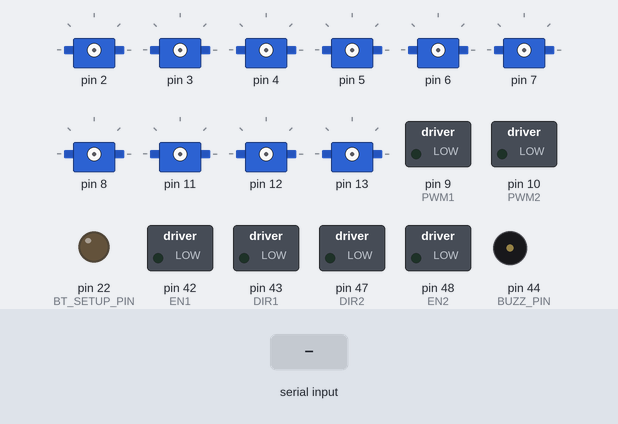
A sketch run on a simulated Arduino Mega 2560, built for the host (arithmetic inside an expression is 32-bit, double 64-bit). On the bench: 10 × servo, switched loads named in the sketch (green lamp = pin HIGH), output pins drawn as LEDs (lit = HIGH), buzzer (waves = sounding). The inputs (shaded band) are chosen by the test bench. The modem accepts every AT command (registered, SIM ready, sends succeed) and sends nothing else; what the sketch prints to the serial monitor is not drawn.

Above: at 0.8 s.
0.9 s: "1" received over Serial
At 1.5 s:
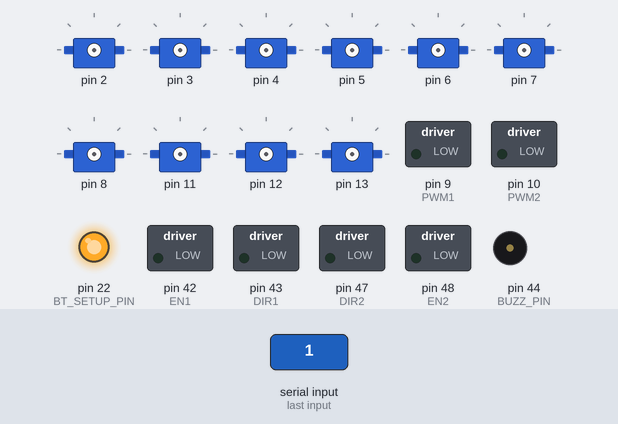
2.4 s: "0" received over Serial
At 4.4 s:
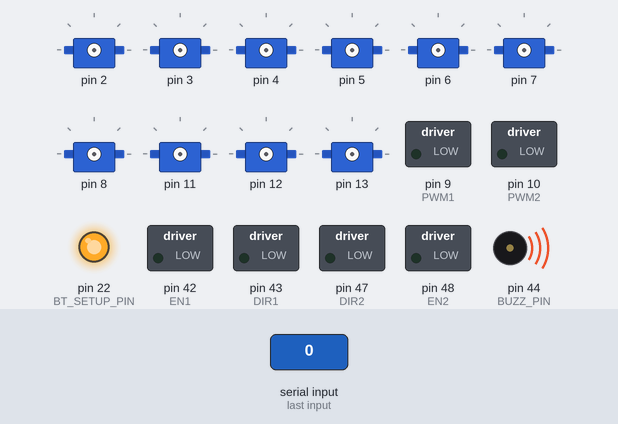
5.4 s: "2" received over Serial
At 5.59 s:
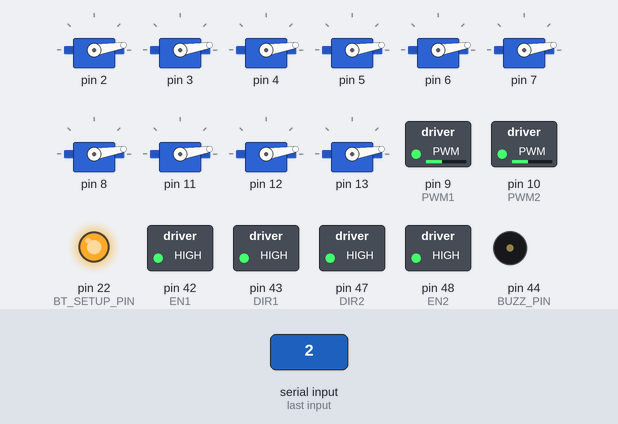
8.4 s: "1" received over Serial
At 8.59 s:
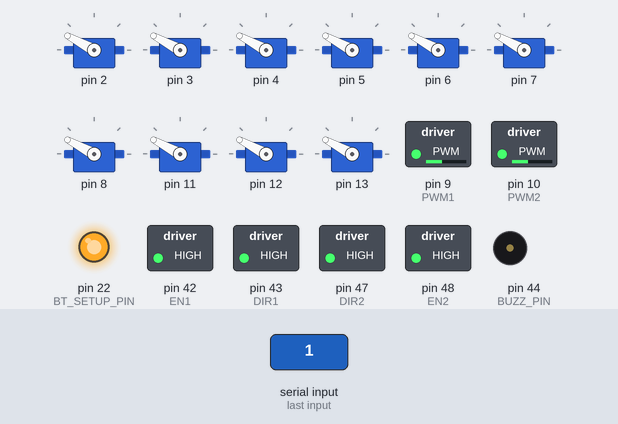
Timing chart, 0 to 12.4 s (numbered marks = the images above; inputs shaded):
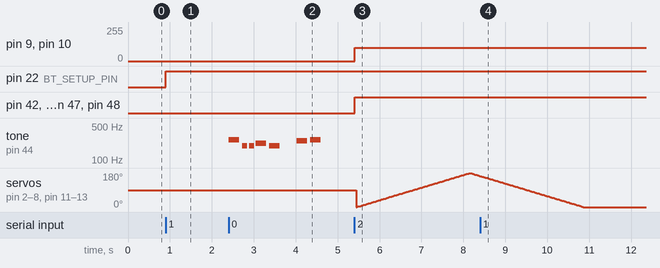

The sketch:

Livetronic_Mega_test.ino
```cpp
/*******************************************************************************
Программа для общего тестирования работоспособности платы Livetronic Mega

Версия платы Livetronic: Mega (RoboMega5)

Дата редакции: 25-05-2017

Разработчик: Артур Голубцов
*******************************************************************************/

#define BT_NAME "LTMega 000016"               // Имя bluetooth модуля (можно изменять)
#define BT_PSWD "1234"                        // Пароль bluetooth модуля (можно изменять)
#define BT_SETUP_PIN 22                       // Номер порта для настройки bluetooth модуля

#define BUZZ_PIN 44                           // Номер порта, к которому подключена пищалка

#define MIN 0                                 // Минимальный угол поворота сервоприводов
#define MAX 180                               // Максимальный угол поворота сервоприводов
#define N 12                                  // Количество сервоприводов для проверки

#define L 1                                   // Обозначение левого мотора
#define R 2                                   // Обозначение правого мотора
#define DIR1 43                               // Цифровые порты, отвечающие за направление движения
#define DIR2 47
#define PWM1 9                                // ШИМ порты, отвечающие за скорость вращения мотора
#define PWM2 10
#define EN1 42                                // Цифровые порты включения/выключения драйверов двигателей
#define EN2 48


#include "pitches.h"                          // Файл с частотами нот
#include <Servo.h>                            // Библиотека для работы с сервоприводами

void setup() {
  Serial.begin(115200);                       // Подключаемся к основному последовательному порту платы
  Serial2.begin(9600);                        // Подключаемся к последовательному порту на котором расположен HC-05 модуль
  Serial.println("This is the perfomance test for Livetronic Mega. Please, follow the instructions carefully!");
  Serial.println("If you are ready to start - just send any character [or PRESS ENTER].\n");
  while (Serial.available())                  // Чистим буфер Serial, если там что-то есть
    Serial.read();
  while (!Serial.available());                // Ждём, пока придёт символ
  while (Serial.available())                  // Чистим буфер Serial, если там что-то есть
    Serial.read();
  BluetoothSetup();
  BuzzTest();
  MotorsAndServosTest();
  DigitalAndAnalogReadTest();
  Serial.println("\nCongratulations! All tests are completed!");

}

void loop() {
  digitalWrite(13, HIGH);   // turn the LED on (HIGH is the voltage level)
  delay(1000);              // wait for a second
  digitalWrite(13, LOW);    // turn the LED off by making the voltage LOW
  delay(1000);              // wait for a second
}

// Функция настройки bluetooth модуля
void BluetoothSetup() {
  pinMode(BT_SETUP_PIN, OUTPUT);              // Режим работы порта - вывод
  digitalWrite(BT_SETUP_PIN, HIGH);           // Устанавливаем высокий сигнал режима работы порта
  Serial.println("1. Bluetooth module is setting up.");
  Serial2.print("AT+NAME=");                  // Команда для изменения имени модуля
  Serial2.println(BT_NAME);                   // Меняем имя модуля
  Serial2.print("AT+PSWD=");                  // Команда смены пароля
  Serial2.println(BT_PSWD);                   // Устанавливаем пароль
  while (Serial.available())                  // Чистим буфер Serial, если там что-то есть
    Serial.read();
  Serial.printf("Bluetooth module is set up with NAME = %s and PSWD = %s.\n", BT_NAME, BT_PSWD);  // Если функция не работает, нужно заменить файл Print.h (инструкция в папке с этим скетчем)
  Serial.print("Try to find the bluetooth device with these parameters.\nSend any character to continue [or PRESS ENTER].\n\n");
  while (Serial.available())                  // Чистим буфер Serial, если там что-то есть
    Serial.read();
  while (!Serial.available());                // Ждём, пока придёт символ
  while (Serial.available())                  // Чистим буфер Serial, если там что-то есть
    Serial.read();
}

// Функция проверки пьезопищалки
void BuzzTest() {
  // Настройка последовательности нот для мелодии
  int melody[] = {
    NOTE_C4, NOTE_G3, NOTE_G3, NOTE_A3, NOTE_G3, 0, NOTE_B3, NOTE_C4
  };
  // Длительность нот: 4 = четверть, 8 = восьмая, и т.д.:
  int noteDurations[] = {
    4, 8, 8, 4, 4, 4, 4, 4
  };
  Serial.println("2. Buzzer test.");
  // Идём последовательно по нотам мелодии:
  for (int thisNote = 0; thisNote < 8; thisNote++) {

    // Для расчёта длительности звучания ноты делим 1000мс на тип длительности нот
    // Например четверть будет по длительности в мс равна 1000 / 4, восьмая = 1000/8, и т.д.
    int noteDuration = 1000 / noteDurations[thisNote];
    tone(BUZZ_PIN, melody[thisNote], noteDuration);

    // Чтобы отличать ноты друг от друга, нужно раздельть их паузами
    // Длительность ноты + 30% подходит вполне неплохо:
    int pauseBetweenNotes = noteDuration * 1.30;
    delay(pauseBetweenNotes);

    // Останавливаем проигрывание звука
    noTone(BUZZ_PIN);
  }
  Serial.print("Buzzer test complete. Did you hear the melody? If not - there is something wrong with the buzzer on the pin 44.\nSend any character to continue [or PRESS ENTER].\n\n");
  while (Serial.available())                  // Чистим буфер Serial, если там что-то есть
    Serial.read();
  while (!Serial.available());                // Ждём, пока придёт символ
  while (Serial.available())                  // Чистим буфер Serial, если там что-то есть
    Serial.read();
}

// Функция установки скорости на левый (L) или правый (R) мотор
// Диапазон допустимых значений скорости Speed [-255; 255]
void SetSpeed(int Motor, int Speed) {
  int DIR, PWM;
  if (Motor == L) {DIR = DIR1; PWM = PWM1;}
  if (Motor == R) {DIR = DIR2; PWM = PWM2;}
  analogWrite(PWM, abs(Speed));
  if ((Speed < -255)||(Speed > 255)) return;
  else if (Speed < 0) digitalWrite(DIR, 0);
  else if (Speed >= 0) digitalWrite(DIR, 1);
}

// Функция для проверки работы драйверов двигателей и силовых портов D2 - D13
void MotorsAndServosTest() {
  Serial.println("3. Motors and Servos test. Please, connect battery or power supply and turn on the power switch!");
  Servo servo[12];                            // Массив с объектами сервоприводов
  int pos = 0;                                // Пересенная для хранения угла поворота
  // Подключаем сервоприводы ко всем силовым портам (D2 - D13), кроме D9 и D10, так как они используются для управления моторами
  for (int i = 0; i < N; i++) {
    if ((i+2 != PWM1)&&(i+2 != PWM2))
      servo[i].attach(i+2);
  }
  pinMode(EN1, OUTPUT);                       // Устанавливаем порты драйвера в режим вывода
  pinMode(EN2, OUTPUT);
  pinMode(PWM1, OUTPUT);
  pinMode(DIR1, OUTPUT);
  pinMode(PWM2, OUTPUT);
  pinMode(DIR2, OUTPUT);
  digitalWrite(EN1, 1);                       // Включаем драйвер
  digitalWrite(EN2, 1);
  // Выдаём на моторы неполную мощность для проверки совместной генерации ШИМ и работы библиотеки сервоприводов
  SetSpeed(L, 100);
  SetSpeed(R, 100);
  Serial.println("Take a servo and successively try it on the pins D2 - D8 and D11 - D13. It must rotate in both directions from MIN to MAX angle and vice versa.");
  Serial.println("Then take a motor and try it on the M1 and M2 outputs. It must rotate with about a half of its maximum speed.");
  Serial.println("If a servo or a motor doesn't work on some output - check its soldering, it can be weak.") ;
  Serial.println("When you are ready to the next test - just send any character to continue [or PRESS ENTER].\n");
  while (Serial.available())                  // Чистим буфер Serial, если там что-то есть
    Serial.read();
  while (true) {
    if (Serial.available())                   // Если пользователь отправил символ - выходим из цикла
      break;
    for(pos = MIN; pos <= MAX; pos += 1)      // Вращаем вал сервопривода от угла MIN до угла MAX с шагом 1 градус
    {
      for (int i = 0; i < N; i++)             // Выставляем все сервоприводы в угол 'pos'
        servo[i].write(pos);
      delay(15);                              // Ждём 15мс для того, чтобы сервопривод успел занять требуемое положение
    }
    for(pos = MAX; pos>=MIN; pos-=1)          // Вращаем вал сервопривода от угла MAX до угла MIN с шагом 1 градус
    {
      for (int i = 0; i < N; i++)             // Выставляем все сервоприводы в угол 'pos'
        servo[i].write(pos);
      delay(15);                              // Ждём 15мс для того, чтобы сервопривод успел занять требуемое положение
    }
  }
  servo[11].detach();
  while (Serial.available())                  // Чистим буфер Serial, если там что-то есть
    Serial.read();
}

// Функция для проверки работоспособности кнопок, цифровых и аналоговых портов:
// D18-D21, D24 (кнопка 1), D25 (кнопка 2), A0-A7, A8 (заряд аккумулятора).
void DigitalAndAnalogReadTest() {
  Serial.println("4. Digital and analog read test for the next pins: D18-D21, D24 (button 1), D25 (button 2), A0-A7, A8 (battery charge).");
  Serial.println("You will get all values from theese pins in loop. Take some digital sensor (for example, line sensor) and successively try to read values from pins. Also try the buttons on D24 and D25.");
  Serial.println("If a sensor or a button doesn't work on some input - check its soldering, it can be weak.") ;
  Serial.println("If you are ready to start the test - just send any character [or PRESS ENTER]");
  while (Serial.available())                  // Чистим буфер Serial, если там что-то есть
    Serial.read();
  while (!Serial.available());                // Ждём, пока придёт символ
  while (Serial.available())                  // Чистим буфер Serial, если там что-то есть
    Serial.read();
  Serial.println("When you are ready to finish the test - just send any character [or PRESS ENTER].");
  delay(2000);
  // Устанавливаем порты в режим чтения
  pinMode(18, INPUT);
  pinMode(19, INPUT);
  pinMode(20, INPUT);
  pinMode(21, INPUT);
  pinMode(24, INPUT_PULLUP);
  pinMode(25, INPUT_PULLUP);
  pinMode(A0, INPUT);
  pinMode(A1, INPUT);
  pinMode(A2, INPUT);
  pinMode(A3, INPUT);
  pinMode(A4, INPUT);
  pinMode(A5, INPUT);
  pinMode(A6, INPUT);
  pinMode(A7, INPUT);
  pinMode(A8, INPUT);
  while (Serial.available())                  // Чистим буфер Serial, если там что-то есть
    Serial.read();
  while (true) {
    if (Serial.available())                   // Если пользователь отправил символ - выходим из цикла
      break;
    Serial.println(" D18 | D19 | D20 | D21 | D24 | D25 |  A0  |  A1  |  A2  |  A3  |  A4  |  A5  |  A6  |  A7  |  A8  ");
    Serial.printf(" %3d | %3d | %3d | %3d | %3d | %3d |", digitalRead(18), digitalRead(19), digitalRead(20), digitalRead(21), digitalRead(24), digitalRead(25));
    Serial.printf(" %4d | %4d | %4d | %4d | %4d | %4d | %4d | %4d | %4d \n", analogRead(A0), analogRead(A1), analogRead(A2), analogRead(A3), analogRead(A4), analogRead(A5), analogRead(A6), analogRead(A7), analogRead(A8));
    delay(200);
  }
  while (Serial.available())                  // Чистим буфер Serial, если там что-то есть
    Serial.read();
}
```

pitches.h
```cpp
/*************************************************
 * Public Constants
 *************************************************/

#define NOTE_B0  31
#define NOTE_C1  33
#define NOTE_CS1 35
#define NOTE_D1  37
#define NOTE_DS1 39
#define NOTE_E1  41
#define NOTE_F1  44
#define NOTE_FS1 46
#define NOTE_G1  49
#define NOTE_GS1 52
#define NOTE_A1  55
#define NOTE_AS1 58
#define NOTE_B1  62
#define NOTE_C2  65
#define NOTE_CS2 69
#define NOTE_D2  73
#define NOTE_DS2 78
#define NOTE_E2  82
#define NOTE_F2  87
#define NOTE_FS2 93
#define NOTE_G2  98
#define NOTE_GS2 104
#define NOTE_A2  110
#define NOTE_AS2 117
#define NOTE_B2  123
#define NOTE_C3  131
#define NOTE_CS3 139
#define NOTE_D3  147
#define NOTE_DS3 156
#define NOTE_E3  165
#define NOTE_F3  175
#define NOTE_FS3 185
#define NOTE_G3  196
#define NOTE_GS3 208
#define NOTE_A3  220
#define NOTE_AS3 233
#define NOTE_B3  247
#define NOTE_C4  262
#define NOTE_CS4 277
#define NOTE_D4  294
#define NOTE_DS4 311
#define NOTE_E4  330
#define NOTE_F4  349
#define NOTE_FS4 370
#define NOTE_G4  392
#define NOTE_GS4 415
#define NOTE_A4  440
#define NOTE_AS4 466
#define NOTE_B4  494
#define NOTE_C5  523
#define NOTE_CS5 554
#define NOTE_D5  587
#define NOTE_DS5 622
#define NOTE_E5  659
#define NOTE_F5  698
#define NOTE_FS5 740
#define NOTE_G5  784
#define NOTE_GS5 831
#define NOTE_A5  880
#define NOTE_AS5 932
#define NOTE_B5  988
#define NOTE_C6  1047
#define NOTE_CS6 1109
#define NOTE_D6  1175
#define NOTE_DS6 1245
#define NOTE_E6  1319
#define NOTE_F6  1397
#define NOTE_FS6 1480
#define NOTE_G6  1568
#define NOTE_GS6 1661
#define NOTE_A6  1760
#define NOTE_AS6 1865
#define NOTE_B6  1976
#define NOTE_C7  2093
#define NOTE_CS7 2217
#define NOTE_D7  2349
#define NOTE_DS7 2489
#define NOTE_E7  2637
#define NOTE_F7  2794
#define NOTE_FS7 2960
#define NOTE_G7  3136
#define NOTE_GS7 3322
#define NOTE_A7  3520
#define NOTE_AS7 3729
#define NOTE_B7  3951
#define NOTE_C8  4186
#define NOTE_CS8 4435
#define NOTE_D8  4699
#define NOTE_DS8 4978
```

Measured:
- after the input at 0.9 s, pin 22 (BT_SETUP_PIN): LOW → HIGH at once
- after the input at 2.4 s, tone on pin 44 (BUZZ_PIN): plays 262 Hz for 0.25 s, 196 Hz for 0.12 s, 196 Hz for 0.12 s, 220 Hz for 0.25 s, 196 Hz for 0.25 s, 247 Hz for 0.25 s … (7 notes in this stretch), starting at once
- after the input at 5.4 s, pin 9 (PWM1), pin 10 (PWM2): 0/255 → 100/255 at once; pin 42 (EN1), pin 43 (DIR1), pin 47 (DIR2), pin 48 (EN2): LOW → HIGH at once
- after the input at 8.4 s, servo on pin 2–8, servo on pin 11–13: goes on until 10.9 s, then stays 0°
